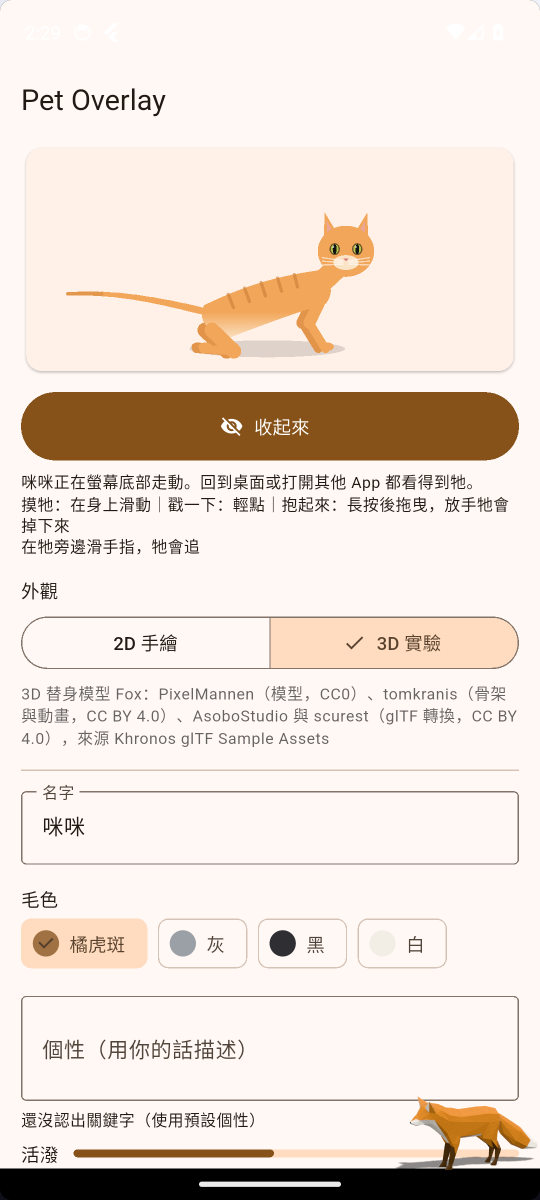
#> input picture 10_home_3d_a.png, 1080 x 2400 px (shown at 1/2 size)
$ python pet_visible.py ../10_home_3d_a.png 100
#> lines starting #> are read from the running program, lines starting #| are printed output that depends on the picture
"""截圖裡看不看得到橘色的貓：數「橘色毛」色相的像素。
用法：pet_visible.py 圖檔 [門檻]
輸出："像素數 重心x 重心y"（原圖像素座標；看不到時重心為 -1）。像素數 >= 門檻時 exit 0。"""
import colorsys
import sys
from PIL import Image

threshold = int(sys.argv[2]) if len(sys.argv) > 2 else 200
img = Image.open(sys.argv[1]).convert("RGB")
small = img.resize((img.width // 2, img.height // 2))  # 加速；門檻以縮圖後計
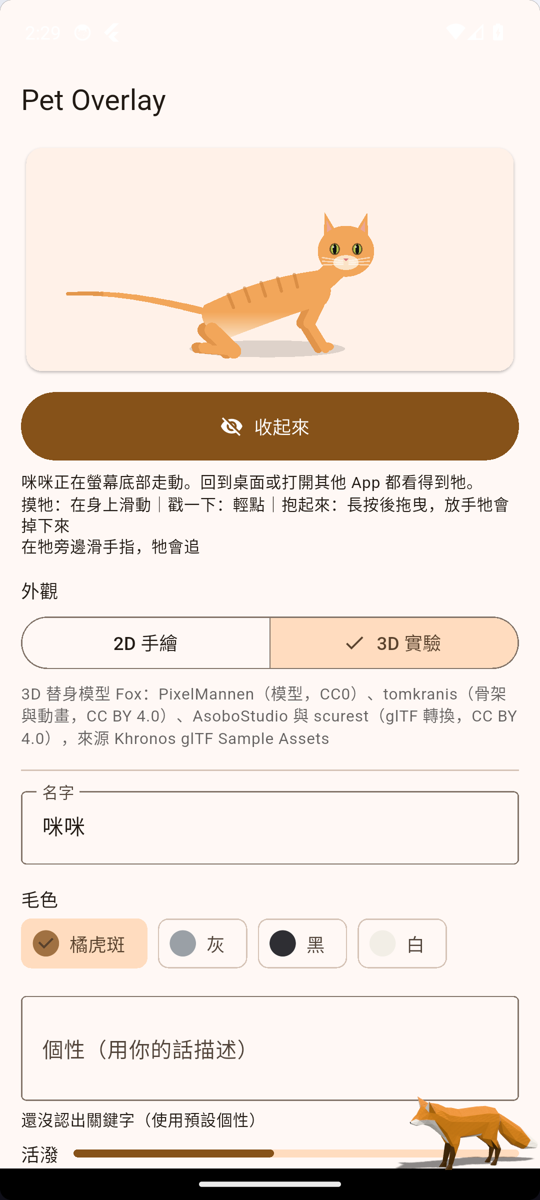
#> small: PIL image 540x1200 RGB; mean R, G, B 235.7, 223.4, 214.3
n = sx = sy = 0
w = small.width
#> w = 540
for i, (r, g, b) in enumerate(small.getdata()):
    h, s, v = colorsys.rgb_to_hsv(r / 255, g / 255, b / 255)
    if 0.06 <= h <= 0.11 and s >= 0.45 and v >= 0.35:
        n += 1
        sx += i % w
        sy += i // w
#> this loop made 648000 passes
#> (r, g, b, h, s, v) on passes 1 to 3: (231, 234, 242, 0.621, 0.0455, 0.949), (231, 234, 242, 0.621, 0.0455, 0.949), (231, 234, 242, 0.621, 0.0455, 0.949)
#> after the loop, n = 46165; sx = 12838756; sy = 21855985
if n:
    print(n, sx * 2 // n, sy * 2 // n)
#| 46165 556 946
else:
    print(0, -1, -1)
sys.exit(0 if n >= threshold else 1)
#> (the program exits here)

$ run again, on 1_control.png
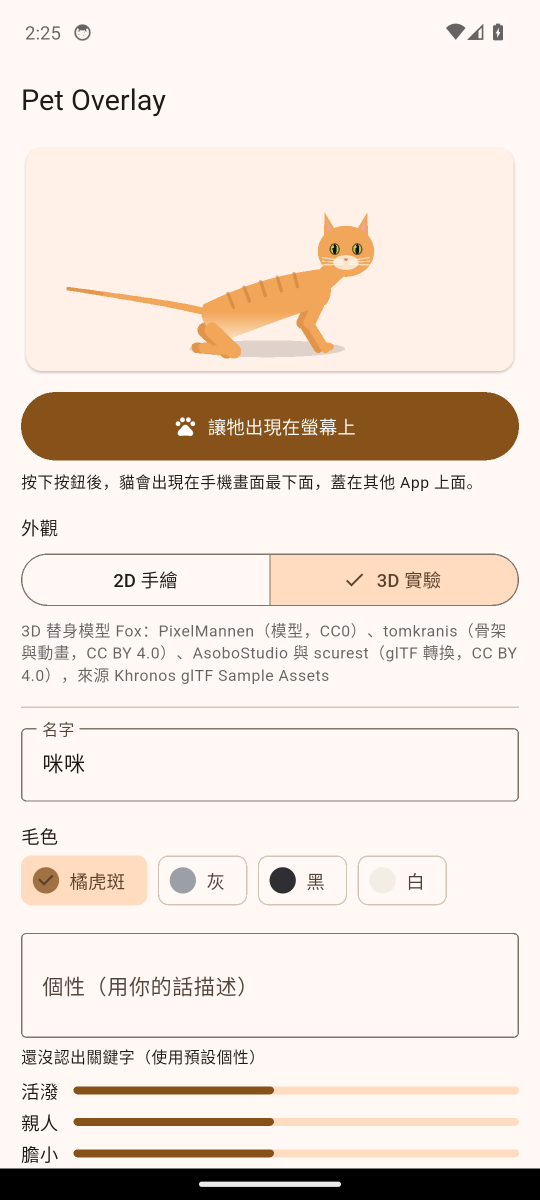
#> input picture 1_control.png, 1080 x 2400 px (shown at 1/2 size)
#> `small = img.resize((img.width // 2, img.height // 2))`:
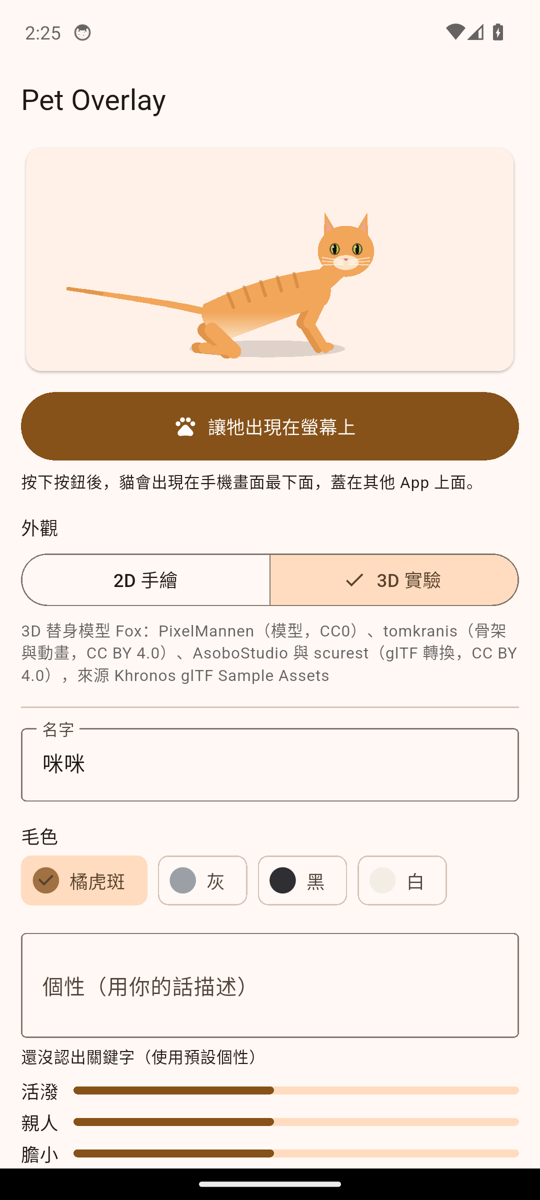
#> small: PIL image 540x1200 RGB; mean R, G, B 236.4, 224.1, 215
#> after the loop `for i, (r, g, b) in enumerate(small.getdata()):`: n = 45689; sx = 11829397; sy = 21553382
#| 45689 517 943
